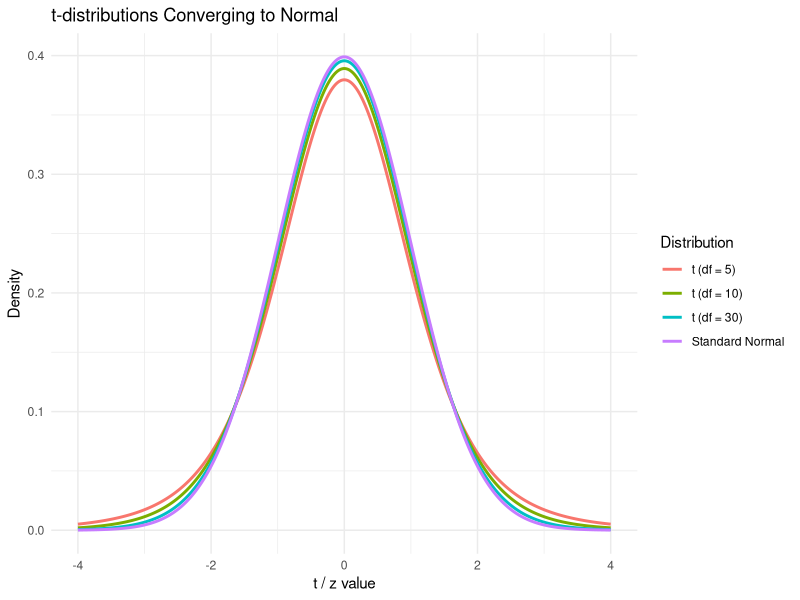

This figure's R source:
## ---- chunk 1
knitr::opts_chunk$set(echo = FALSE)
library(dplyr)
library(ggplot2)
rm(list=ls())
set.seed(1)
## ---- chunk 2
library(ggplot2)

df_seq <- c(5, 10, 30)  # degrees of freedom for t
x_vals <- seq(-4, 4, length.out = 500)

# Create a data frame with densities
plot_data <- do.call(rbind, lapply(df_seq, function(df) {
  data.frame(
    x = x_vals,
    density = dt(x_vals, df),
    Distribution = paste0("t (df = ", df, ")")
  )
}))

# Add normal distribution
normal_data <- data.frame(
  x = x_vals,
  density = dnorm(x_vals),
  Distribution = "Standard Normal"
)

plot_data <- rbind(plot_data, normal_data)
plot_data$Distribution <- factor(plot_data$Distribution,
  levels = c(paste0("t (df = ", df_seq, ")"), "Standard Normal"))

# Plot
ggplot(plot_data, aes(x = x, y = density, color = Distribution)) +
  geom_line(linewidth = 1) +
  theme_minimal() +
  labs(title = "t-distributions Converging to Normal",
       y = "Density", x = "t / z value")

